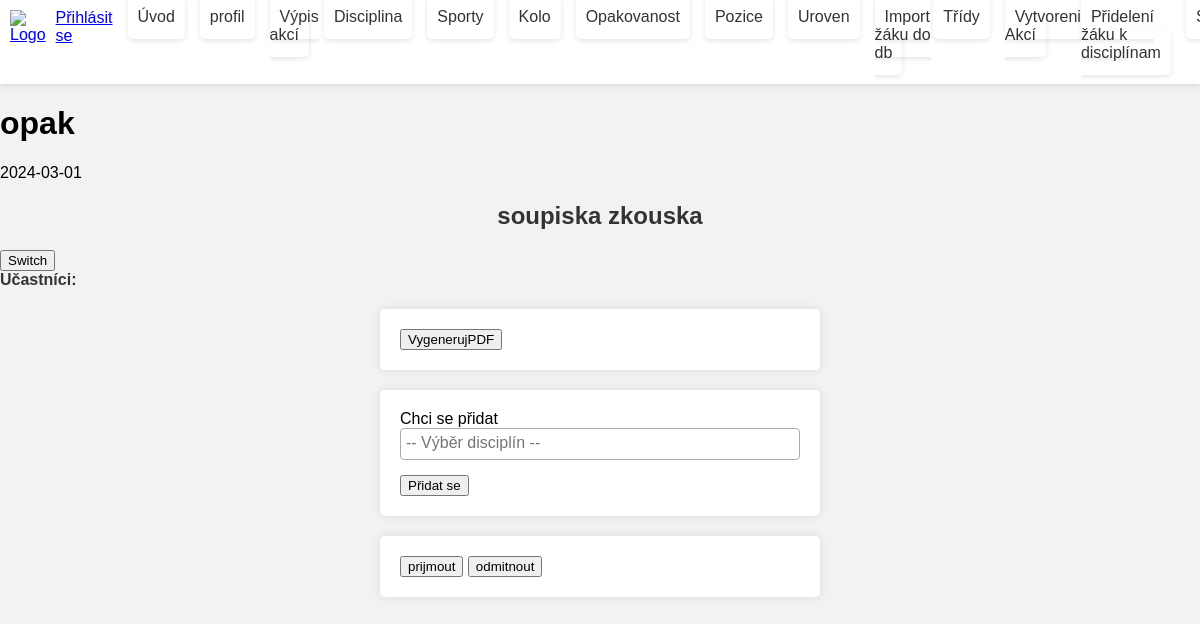
The page /soupiska?is=7 on the database as committed earlier.
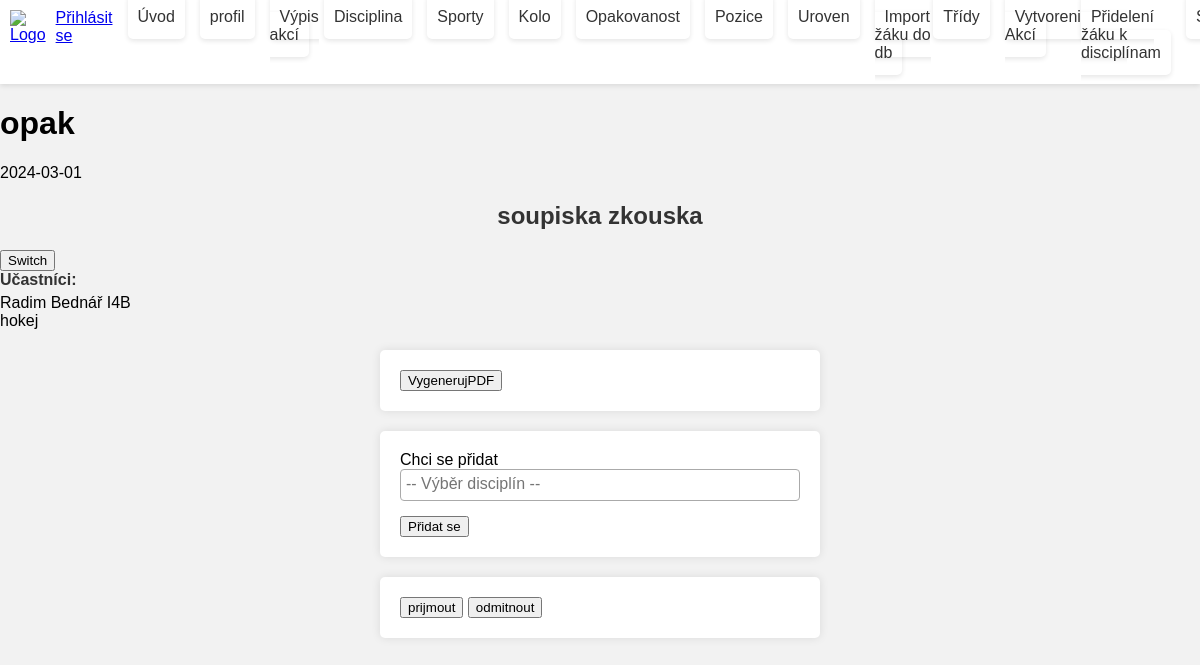
The same page on the database as committed later.
### tables this page shows
CREATE TABLE `uzivatel` (
  `id_uziv` int(3) NOT NULL,
  `id_trid` varchar(3) DEFAULT NULL,
  `isic` varchar(50) DEFAULT NULL,
  `email` varchar(50) DEFAULT NULL,
  `opravneni` tinyint(1) NOT NULL,
  `jmeno` varchar(25) DEFAULT NULL,
  `prijmeni` varchar(25) DEFAULT NULL,
  `dat_nar` date DEFAULT NULL,
  `pohlavi` varchar(1) DEFAULT NULL
);

CREATE TABLE `disciplina` (
  `id_disc` int(3) NOT NULL,
  `id_sport` int(3) NOT NULL,
  `nazev_disc` varchar(50) NOT NULL
);

### kontrolery/Kontroler.php (called while the page is built, shortened)
<?php
abstract class Kontroler {
    protected $pohled = "";
    public function vypisPohled() {
        require "pohledy/{$this->pohled}.phtml";
    }
}

### index.php (called while the page is built, shortened)
<?php
$smerovac = new SmerovacKontroler();
$smerovac->zpracuj([$_SERVER["REQUEST_URI"]]);
$smerovac->vypisPohled();

### kontrolery/SoupiskaKontroler.php (called while the page is built, shortened)
<?php
class SoupiskaKontroler extends Kontroler {
    public function zpracuj($parametry) {
        $idTetoSoup= (int)$_GET['is'];
        $modelDisciplin= new ModelyDisciplina();
        $modelSoupiska= new ModelySoupiska();
        $modelAkce = new ModelyAkce();
        $modelUzivatel = new ModelyUzivatel();
        $soup=$modelSoupiska->vratVsechnySoupisky();
        foreach($soup as $s){
            if(!($idTetoSoup == $s["id_soup"])){
                continue;
            }
            $konkretniSoup= [
                                'id_soup' => $s['id_soup'],
                                'id_akce' => $s['id_akce'],
                                'nazev_skupiny' => $s['nazev_skupiny'],
                                'vys_s' => $s['vys_s'],
                            ];
        }
        $akce=$modelAkce->vratVsechnyAkce();
        foreach($akce as $a){
            if($konkretniSoup['id_akce'] == $a["id_akce"]){
                $konkretniAkce= [
                    'id_akce' => $a["id_akce"],
                    'nazev_akce' => $a['nazev_akce'],
                    'datum_zahajeni' => $a['datum_zahajeni'],
                    'datum_konce' => $a['datum_konce'],
                    'misto_kon' => $a['misto_kon'],
                    'popisek_akce' => $a['popisek_akce'],
                    'pritomni_uc' => $a['pritomni_uc'],
                    'archivovano' => $a['archivovano'],
                    'shrnuti' => $a['shrnuti'],
                    'poradatel' => $a['poradatel'],
                    'id_opak' => $a['id_opak'],
                    'id_kolo' => $a['id_kolo'],
                ];
            }
        }
        $uziv=$modelUzivatel->vratVsechnyUzivatele();
        $disc=$modelDisciplin->vratVsechnyDiscipliny();
    }
}

### modely/ModelyAkce.php (called while the page is built, shortened)
<?php
class ModelyAkce{
    public function vratVsechnyAkce() {
        $sql = "
            SELECT *
            FROM akce
        ";
        $akce = Db::dotazVsechny($sql);
        return $akce;
      }
}
?>

### modely/Db.php (called while the page is built, shortened)
<?php
class Db {
  private static $spojeni;
  private static $nastaveni = array(
		PDO::ATTR_ERRMODE => PDO::ERRMODE_EXCEPTION,
		PDO::ATTR_EMULATE_PREPARES => false,
	);
  public static function pripoj($server, $uzivatel, $heslo, $databaze)
  {
	  if (!isset(self::$spojeni))
      {
        $dsn = "mysql:host=$server;dbname=$databaze;charset=utf8";
			 self::$spojeni = new PDO(
				$dsn,
				$uzivatel,
				$heslo,
				self::$nastaveni
			 );
	  }
	}
  public static function dotazVsechny($dotaz, $parametry = array()) {
		$navrat = self::$spojeni->prepare($dotaz);
		$navrat->execute($parametry);
		return $navrat->fetchAll();
	}
}

### kontrolery/SmerovacKontroler.php (called while the page is built, shortened)
<?php
class SmerovacKontroler extends Kontroler {
  public function zpracuj($parametry) {
     $url = $parametry[0];
     $castiCesty = $this->parsujURL($url);
     if (empty($castiCesty[0])) {
        $this->presmeruj("uvod");
     }
     else {
          $castNazvuKontroleru = array_shift($castiCesty);
          $nazevKontroleru = $this->pomlckyDoVelbloudiNotace($castNazvuKontroleru)
                              . "Kontroler";
          if (file_exists("kontrolery/$nazevKontroleru.php")) {
            $this->kontroler = new $nazevKontroleru;
            $this->kontroler->zpracuj($castiCesty);
          } else {
            $this->presmeruj("chyba");
          }
     }
  }
  private function pomlckyDoVelbloudiNotace($text) {
      $text = str_replace("-", " ", $text);
      $text = ucwords($text);
      $text = str_replace(" ", "", $text);
      return $text;
  }
  private function parsujURL($url) {
      $naparsovanaURL = parse_url($url);
      $cesta = $naparsovanaURL["path"];
      $cesta = ltrim($cesta, "/");
      $cesta = trim($cesta);
      $rozdelenaCesta = explode("/", $cesta);
      return $rozdelenaCesta;
  }
}
?>

### modely/ModelySoupiska.php (called while the page is built, shortened)
<?php
class ModelySoupiska{
    public function vratVsechnySoupisky() {
        $sql = "
            SELECT *
            FROM soupiska
        ";
        $soupiska = Db::dotazVsechny($sql);
        return $soupiska;
    }
}
?>

### modely/ModelyUzivatel.php (called while the page is built, shortened)
<?php
class ModelyUzivatel {
    public function vratVsechnyUzivatele() {
      $sql = "
          SELECT *
          FROM uzivatel
      ";
      $uzivatel = Db::dotazVsechny($sql);
      return $uzivatel;
    }
}
?>

### modely/ModelyDisciplina.php (called while the page is built, shortened)
<?php
class ModelyDisciplina{
    public function vratVsechnyDiscipliny() {
        $sql = "
            SELECT *
            FROM disciplina
        ";
        $disciplina = Db::dotazVsechny($sql);
        return $disciplina;
      }
}
?>

### pohledy/soupiska.phtml (the view, shortened to what the changed rows need)
<!DOCTYPE html>
<html lang="en">
    <head>
    </head>
    <body>
        <h1><?php echo $konkretniAkce['nazev_akce'];?></h1>
        <p><?php echo $konkretniAkce['datum_zahajeni'];?><p>
        <h2><?php echo $konkretniSoup['nazev_skupiny'];?></h2>
        <div id="vypis">
            <div>
                <label>Učastníci:</label>
                <?php
                foreach ($this->data['ucast'] as $ucast){
                    foreach ($this->data['uziv'] as $uziv){
                        if(!($ucast['email'] == $uziv['email'])){
                            continue;
                        }
                        echo "<div>";
                        echo $uziv['jmeno']." ".$uziv['prijmeni']." ".$uziv['id_trid']."<br>";
                        foreach($this->data['du'] as $du){
                            foreach($this->data['disc'] as $disc){
                                if(!($du['id_disc']==$disc['id_disc'])){
                                    continue;
                                }
                                echo $disc['nazev_disc']."<br>";
                            }
                        }
                        echo "</div>";
                    }
                }
                ?>
<form method="post">
    <button type="submit" name="genPDF">VygenerujPDF</button>
</form>
            </div>
        </div>
        <link href="https://cdn.jsdelivr.net/npm/select2@4.1.0-rc.0/dist/css/select2.min.css" rel="stylesheet" />
    </body>
</html>

Rows that differ between the two databases and show on the page:
added uzivatel: jmeno "Radim", prijmeni "Bednář", id_trid "I4B"
now on this page (row unchanged): disciplina: nazev_disc "hokej"
